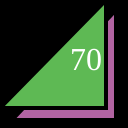
Frame 1 (no input)
Frame 60 (no input): identical to frame 1, image omitted
Frame 120 (the mouse pressed at the canvas centre since frame 60): identical to frame 1, image omitted

The p5.js sketch that drew this single still picture (run headless with seeded random() and noise() and a simulated clock; from frame 60 on, the mouse is pressed at the canvas centre):

// p5.js sketch
// ── sketch.js
function setup() {
  createCanvas(128,128);
}

function draw() {
  background(0);
  strokeWeight(4);
  fill(178, 100, 162);
  triangle(12,120,116,120,116,10);
  fill(94, 185, 84);
  triangle(0,108,106,108,106,0);
  fill(255);
  textSize(32);
  textFont("serif");
  text("70", 70, 70);
}
